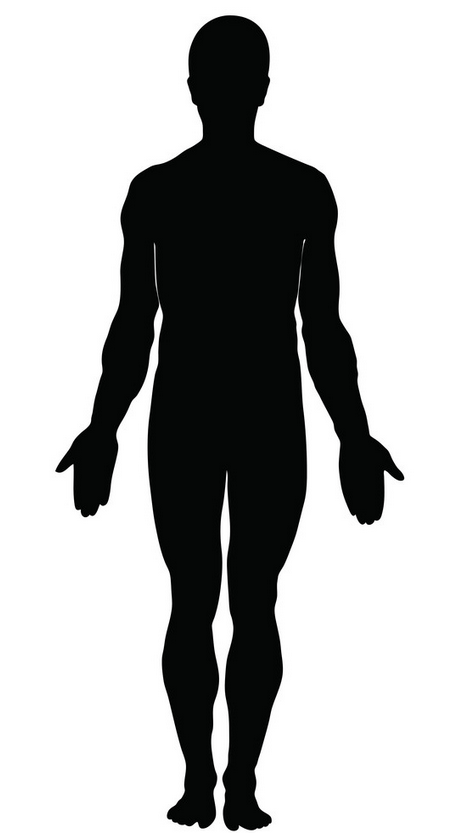
#> input picture src/human_figure.png, 470 x 838 px
$ python per_kpt_eval_plot.py   (older library calls are emulated)
#> lines starting #> are read from the running program, lines starting #| are printed output that depends on the picture; after the words box and inside, x2 and y2 are one past the last pixel; in counts of white or black regions, pixels touching at a corner belong together
import cv2
import matplotlib.cm
import matplotlib.pyplot as plt
import numpy as np
src_img = "./human_figure.png"
scores_hg_paper = [0.395,0.384,0.375,0.392,0.414,0.637,0.650,0.538,0.544,0.350,0.386,0.648,0.659,0.540,0.582,0.522,0.538]
scores_dla_paper = [0.381,0.410,0.382,0.427,0.376,0.626,0.639,0.485,0.507,0.284,0.339,0.648,0.634,0.530,0.572,0.484,0.495]
scores_best_dla = [0.557,0.555,0.546,0.642,0.708,0.855,0.864,0.696,0.739,0.483,0.521,0.846,0.866,0.755,0.774,0.679,0.673]
scores_best_hg = [0.546,0.528,0.524,0.672,0.693,0.886,0.892,0.731,0.788,0.524,0.574,0.863,0.887,0.751,0.790,0.709,0.736]


kpt_names = ['nose','left_eye','right_eye','left_ear','right_ear','left_shoulder','right_shoulder',\
             'left_elbow','right_elbow','left_wrist','right_wrist','left_hip','right_hip','left_knee','right_knee',\
             'left_ankle','right_ankle']
kpt_coord = [(229,95),(243,72),(216,72),(263,91),(193,91),(315,183),(144,183),(324,324),\
			 (134,324),(355,438),(101,438),(289,423),(163,423),(252,594),(193,590),(240,772),\
			 (200,771)]


scores = scores_hg_paper
kpt_map = {name:{'xy':kpt_coord[i],'score':scores[i]} for i,name in enumerate(kpt_names)}
img = cv2.imread(src_img)
#> img is the input picture: shape (838, 470, 3); mean B, G, R 180.1, 180.3, 179.8

cmap = matplotlib.cm.get_cmap('hot')
for kpt in kpt_names:
	score = kpt_map[kpt]['score']
	xy = kpt_map[kpt]['xy']
	rgb = (np.array(cmap(score))*255)[:-1].astype(np.int)
	rgb = (int(rgb[0]),int(rgb[1]),int(rgb[2]))
	#radius = int(score*20)
	radius = 12
	cv2.circle(img,xy,radius,rgb,thickness=-1,lineType=cv2.LINE_AA)
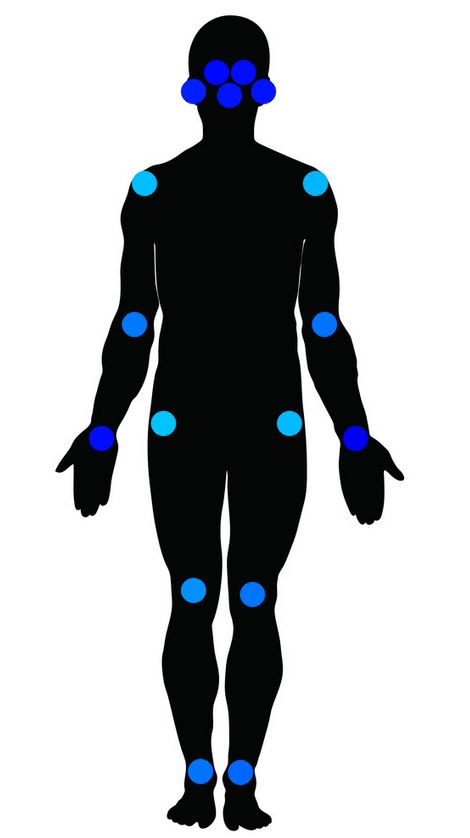
#> img: shape (838, 470, 3); 2.42% of pixels changed, all inside (x1, y1, x2, y2) = (88, 59, 369, 786)
	#cv2.putText(img,str(score),xy, cv2.FONT_HERSHEY_SIMPLEX, 0.5, (0, 255, 0), 1, cv2.LINE_AA)

fig, ax = plt.subplots()
im = ax.imshow(img,cmap=cmap)
ax.axis('off')
cax = fig.add_axes([0.65, 0.15, 0.03, 0.7])
cbar_ticks = np.array([0,25,50,75,100])
cbar = fig.colorbar(im, cax=cax, orientation='vertical',ticks=((cbar_ticks*255)/100).astype(int))

cbar.ax.set_yticklabels(["{}%".format(value) for value in cbar_ticks])
ax.set_title('Model Evaluation at Keypoint Level (AP)')
output_path = "../figures/per_kpt/"
plt.savefig(output_path + 'hg_3x_paper')
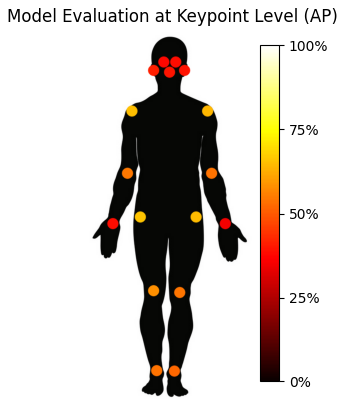
#> figure drawn by matplotlib, 2 panels; B, G, R data is drawn as R, G, B
plt.show()
"""
cv2.imshow("imagen",img)
cv2.waitKey(0)
cv2.destroyAllWindows()
"""
